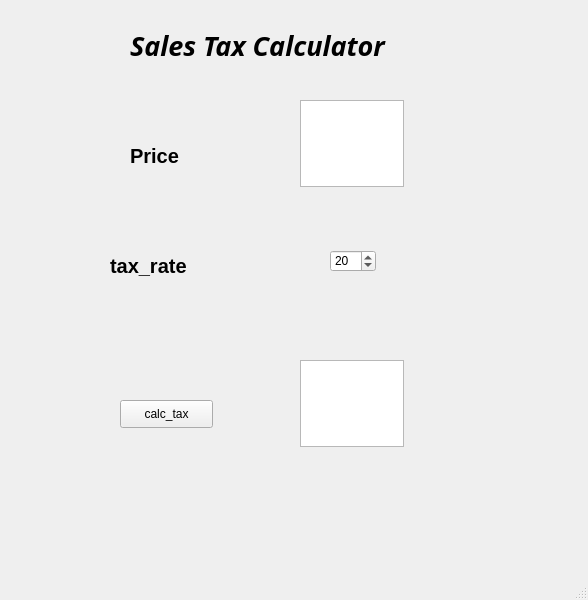
<?xml version="1.0" encoding="UTF-8"?>
<ui version="4.0">
 <class>MainWindow</class>
 <widget class="QMainWindow" name="MainWindow">
  <property name="geometry">
   <rect>
    <x>0</x>
    <y>0</y>
    <width>588</width>
    <height>600</height>
   </rect>
  </property>
  <property name="windowTitle">
   <string>MainWindow</string>
  </property>
  <widget class="QWidget" name="centralwidget">
   <widget class="QTextEdit" name="pirce_box">
    <property name="geometry">
     <rect>
      <x>300</x>
      <y>100</y>
      <width>104</width>
      <height>87</height>
     </rect>
    </property>
   </widget>
   <widget class="QLabel" name="label">
    <property name="geometry">
     <rect>
      <x>130</x>
      <y>140</y>
      <width>71</width>
      <height>31</height>
     </rect>
    </property>
    <property name="minimumSize">
     <size>
      <width>10</width>
      <height>10</height>
     </size>
    </property>
    <property name="font">
     <font>
      <pointsize>15</pointsize>
      <weight>75</weight>
      <bold>true</bold>
     </font>
    </property>
    <property name="text">
     <string>Price</string>
    </property>
   </widget>
   <widget class="QSpinBox" name="tax_rate">
    <property name="geometry">
     <rect>
      <x>330</x>
      <y>250</y>
      <width>46</width>
      <height>22</height>
     </rect>
    </property>
    <property name="value">
     <number>20</number>
    </property>
   </widget>
   <widget class="QLabel" name="label_2">
    <property name="geometry">
     <rect>
      <x>110</x>
      <y>250</y>
      <width>121</width>
      <height>31</height>
     </rect>
    </property>
    <property name="minimumSize">
     <size>
      <width>10</width>
      <height>10</height>
     </size>
    </property>
    <property name="font">
     <font>
      <pointsize>15</pointsize>
      <weight>75</weight>
      <bold>true</bold>
     </font>
    </property>
    <property name="text">
     <string>tax_rate</string>
    </property>
   </widget>
   <widget class="QPushButton" name="calc_tax">
    <property name="geometry">
     <rect>
      <x>120</x>
      <y>400</y>
      <width>93</width>
      <height>28</height>
     </rect>
    </property>
    <property name="text">
     <string>calc_tax</string>
    </property>
   </widget>
   <widget class="QTextEdit" name="result_window">
    <property name="geometry">
     <rect>
      <x>300</x>
      <y>360</y>
      <width>104</width>
      <height>87</height>
     </rect>
    </property>
   </widget>
   <widget class="QLabel" name="label_3">
    <property name="geometry">
     <rect>
      <x>130</x>
      <y>20</y>
      <width>381</width>
      <height>51</height>
     </rect>
    </property>
    <property name="font">
     <font>
      <family>Adobe Hebrew</family>
      <pointsize>20</pointsize>
      <weight>75</weight>
      <italic>true</italic>
      <bold>true</bold>
     </font>
    </property>
    <property name="text">
     <string>Sales Tax Calculator</string>
    </property>
   </widget>
  </widget>
  <widget class="QMenuBar" name="menubar">
   <property name="geometry">
    <rect>
     <x>0</x>
     <y>0</y>
     <width>588</width>
     <height>26</height>
    </rect>
   </property>
  </widget>
  <widget class="QStatusBar" name="statusbar"/>
 </widget>
 <resources/>
 <connections/>
</ui>
